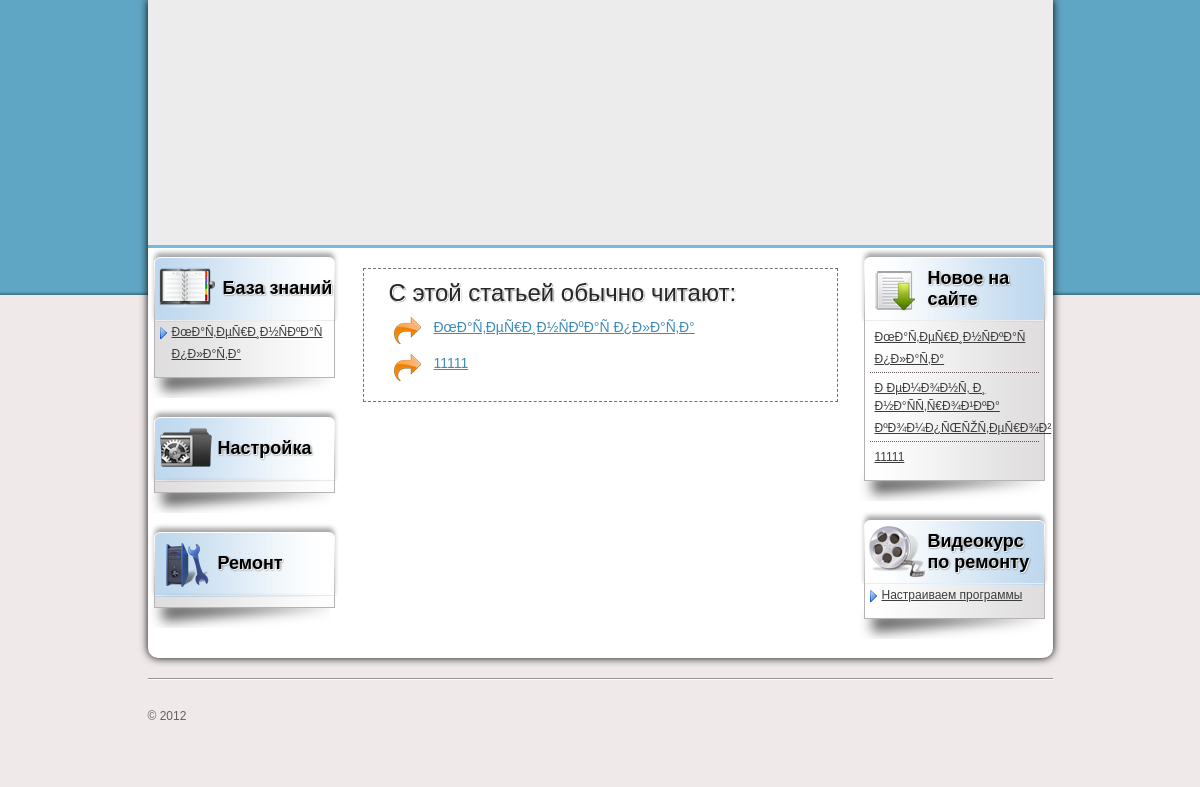
The page /article.php on the database as committed earlier.
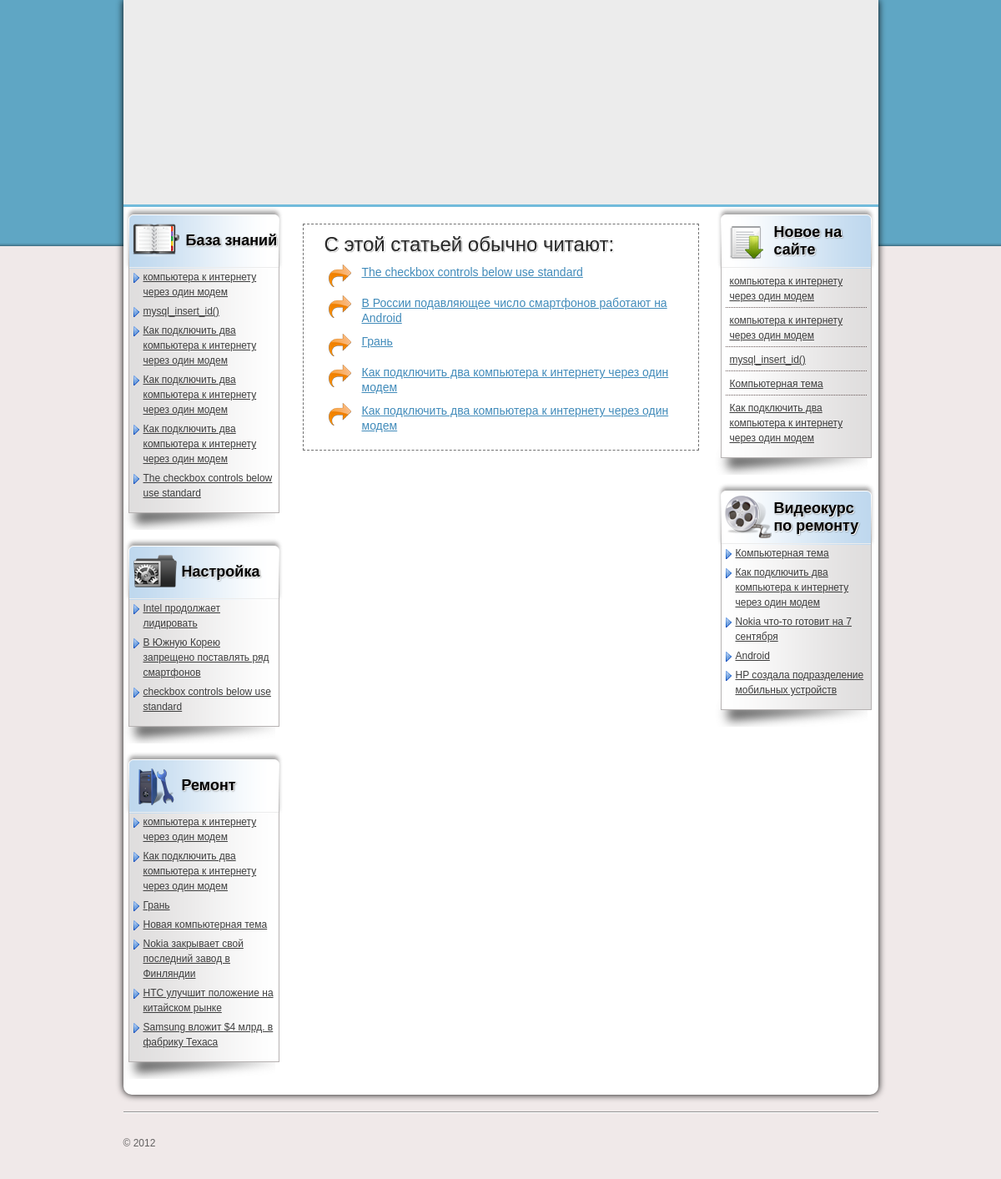
The same page on the database as committed later.
### tables this page shows
CREATE TABLE IF NOT EXISTS `pages` (
  `id` int(11) NOT NULL AUTO_INCREMENT,
  `title` varchar(300) NOT NULL,
  `content` text NOT NULL,
  `user_id` int(11) NOT NULL,
  `meta_title` varchar(300) DEFAULT NULL,
  `meta_keywords` varchar(300) DEFAULT NULL,
  `meta_desc` varchar(300) DEFAULT NULL,
  `link_text` varchar(150) DEFAULT NULL,
  `category_id` int(11) NOT NULL,
  PRIMARY KEY (`id`),
  KEY `user_id_FK_1` (`user_id`),
  KEY `category_id_FK_3` (`category_id`)
);

### includes/functions.php (the view, shortened to what this page needs)
<?php
function escape($value) {
    $record = mysql_real_escape_string($value);
    return $record;
}
function query($value) {
    $sql = mysql_query($value);
    return $sql;
}
function recentArticles($node) {
	$sql = query("SELECT pages.id, pages.title FROM pages, categories where pages.category_id=categories.id AND pages.id!='".escape($node)."' AND categories.name_code!='home' order by rand() LIMIT 5");
	while($record = mysql_fetch_array($sql)) {
		$recentArticle = print '<li><a href="/article.php?node='.$record['id'].'">'.$record['title'].'</a></li>';
	}
	return $recentArticle;
}
function showKnowledgeArticles() {
	$sql = query("SELECT pages.id, pages.link_text FROM pages, categories WHERE pages.category_id = categories.id AND categories.name_code IN('".escape('knowledge_base')."') order by id desc");
	while($record = mysql_fetch_array($sql)) {
		$recentArticle = print '<li><a href="/article.php?node='.$record['id'].'">'.$record['link_text'].'</a></li>';
	}
	return $recentArticle;
}
function showSettingArticles() {
	$sql = query("SELECT pages.* FROM pages, categories where pages.category_id=categories.id AND categories.name_code IN('".escape('setting')."') order by id desc");
	while($record = mysql_fetch_array($sql)) {
		$recentArticle = print '<li><a href="/article.php?node='.$record['id'].'">'.$record['link_text'].'</a></li>';
	}
	return $recentArticle;
}
function showRepairArticles() {
	$sql = query("SELECT pages.* FROM pages, categories where pages.category_id=categories.id AND categories.name_code IN('".escape('repair')."') order by id desc");
	while($record = mysql_fetch_array($sql)) {
		$recentArticle = print '<li><a href="/article.php?node='.$record['id'].'">'.$record['link_text'].'</a></li>';
	}
	return $recentArticle;
}
function showVideoCourseArticles() {
	$sql = query("SELECT pages.* FROM pages, categories where pages.category_id=categories.id AND categories.name_code IN('".escape('video_course')."') order by id desc");
	while($record = mysql_fetch_array($sql)) {
		$recentArticle = print '<li><a href="/article.php?node='.$record['id'].'">'.$record['link_text'].'</a></li>';
	}
	return $recentArticle;
}
function lastArticles($node) {
	$sql = query("SELECT * FROM pages where id!='".$node."' order by id desc LIMIT 5");
	while($record = mysql_fetch_array($sql)) {
		$useful = print '<li><a href="article.php?node='.$record['id'].'">'.$record['title'].'</a></li>';
	}
	return $useful;
}
?>

### article.php (shortened to what this page needs)
<!DOCTYPE html>
<?php include ('includes/functions.php'); ?>
<html><head><meta http-equiv="Content-Type" content="text/html; charset=windows-1251">
<link rel="stylesheet" href="../css/style.css" type="text/css">
<link rel="stylesheet" href="../css/reset.css" type="text/css">
</head>
<body>
    <div class="wrap">
        <div class="wraper">
            <?php include('includes/header.php'); ?>
            <div class="content-wrap clearfix">
				<div class="content">
					<div class="text">
						<?php include('includes/recent.php'); ?>
					</div>
				</div>
				<?php include('includes/left-sidebar.php'); ?>
				<?php include('includes/right-sidebar.php'); ?>
			</div>
		</div>
		<?php include('includes/footer.php'); ?>
    </div>
</body>
</html>

### includes/header.php
<div class="header"></div>

### includes/recent.php
<div class="article">
	<h2>С этой статьей обычно читают:</h2>
	<ul>
		<?php recentArticles($node); ?>
	</ul>
</div>

### includes/left-sidebar.php
<div class="sidebar left-sidebar">
	<div class="sidebar-block base">
		<h2>
			<span>
				 База знаний
			</span>
		</h2>
		<ul>
			<?php showKnowledgeArticles(); ?>
		</ul>
		<div class="sidebar-shadow"></div>
	</div>
	<div class="sidebar-block setting">
		<h2>
			<span>
				Настройка
			</span>
		</h2>
		<ul>
			<?php showSettingArticles(); ?>
		</ul>
		<div class="sidebar-shadow"></div>
	</div>
	<div class="sidebar-block repair">
		<h2>
			<span>Ремонт</span>
		</h2>
		<ul>
			<?php showRepairArticles(); ?>
		</ul>
		<div class="sidebar-shadow"></div>
	</div>
</div>

### includes/right-sidebar.php
<div class="sidebar right-sidebar">
	<div class="sidebar-block new">
		<h2>
			<span>Новое на сайте</span>
		</h2>
		<ul>
			<?php lastArticles($node); ?>
		</ul>
		<div class="sidebar-shadow"></div>
	</div>
	<div class="sidebar-block video">
		<h2>
			<span>Видеокурс по ремонту</span>
		</h2>
		<ul>
			<?php showVideoCourseArticles(); ?>
		</ul>
		<div class="sidebar-shadow"></div>
	</div>
</div>

### includes/footer.php
<div class="footer clear">
	<div class="footer-wrap">
		<p class="copy">© 2012</p>
</div>

### css/style.css (style rules this page uses)
body { background: #f0e9e9 url(../images/main_bg.png) repeat-x !important; text-align: center; font-family: arial; }
li, h1, h2 { text-align: left; }
.wrap { width: 905px; margin: auto; position: relative; }
.wraper { position: relative; z-index: 2; width: 100%; background: #fff; -moz-border-radius: 0 0 10px 10px; -webkit-border-radius: 0 0 10px 10px; border-radius: 0 0 10px 10px; -moz-box-shadow: 0 0 8px #000; -webkit-box-shadow: 0 0 8px #000; box-shadow: 0 0 8px #000; }
.header { position: relative; width: 100%; height: 245px; background: #ececec; border-bottom: 3px solid #71bbdb; }
.content-wrap { padding: 0 195px; }
.content { float: left; width: 100%; }
.text { padding: 20px; }
.text h2 { font-size: 18px; color: #660000; text-shadow: 1px 1px 0 #fff, 1px 1px 1px #000; }
.text a { color: #000; }
.article { padding: 10px 25px; border: 1px dashed #727272; }
.article h2 { color: #272727; font-size: 24px; font-weight: normal; }
.article ul { margin-top: 10px; }
.article ul li { background: url(../images/article_arrow.png) no-repeat 5px 0; padding-left: 45px; margin-bottom: 10px; min-height: 27px; }
.article ul li a { font-size: 14px; color: #418bba; }
.sidebar { width: 195px; float: left; position: relative; }
.left-sidebar { margin-left: -100%; right: 195px; }
.right-sidebar { margin-right: -100%; right: 0; }
.sidebar-block { padding-bottom: 30px; position: relative; }
.sidebar-block h2 { color: #010000; font-size: 18px; width: 100%; height: 64px; padding: 10px 0 0 10px; background-repeat: no-repeat; overflow: hidden; text-shadow: 1px 1px 0 #FFFFFF, 1px 1px 2px #3F3F3F; }
.left-sidebar .sidebar-block h2 { background-image: url(../images/sidebar_title_bg_left.png); }
.right-sidebar .sidebar-block h2 { background-image: url(../images/sidebar_title_bg_right.png); }
.sidebar-block h2 span { background: url(../images/sidebar_icons.png) no-repeat; display: table-cell; vertical-align: middle; padding-left: 60px; height: 61px; width: 115px; }
.sidebar-block.base h2 span { background-position: 0 0; }
.sidebar-block.setting h2 span { background-position: 0 -61px; }
.sidebar-block.repair h2 span { background-position: 0 -122px; }
.sidebar-block.new h2 span { background-position: 0 -183px; }
.sidebar-block.video h2 span { background-position: 0 -244px; }
.sidebar-block ul { margin-left: 6px; border: 1px solid #B6B2B2; padding-bottom: 10px; border-top: none; width: 179px; position: relative; z-index: 2; }
.left-sidebar .sidebar-block ul { background: url(../images/sidebar_content_bg_left.png) repeat-y; }
.right-sidebar .sidebar-block ul { background: url(../images/sidebar_content_bg_right.png) repeat-y; }
.sidebar-block ul li { background: url(../images/sidebar_arrow.png) no-repeat 0 5px; margin: 0 5px 5px 5px; padding-left: 12px; }
.sidebar-block.new ul li { background: none; margin: 0 5px; padding: 5px; border-top: 1px dotted #685858; }
.sidebar-block.new ul li:first-child { border: none; }
.sidebar-block ul a { font-size: 12px; color: #3d3d3d; }
.sidebar-shadow { background: url(../images/sidebar_b_shadow_left.png) no-repeat; bottom: 10px; left: 0; height: 35px; position: absolute; width: 185px; z-index: 1; }
.clear { clear: both; }
.footer { position: relative; margin-top: 20px; border-top: 1px solid #959595; height: 80px; }
.footer-wrap { border-top: 1px solid #fff; }
.footer .copy { position: absolute; top: 30px; left: 0; color: #636161; font-size: 12px; }

Rows that differ between the two databases and show on the page:
removed pages: title "ÐœÐ°Ñ‚ÐµÑ€Ð¸Ð½ÑÐºÐ°Ñ Ð¿Ð»Ð°Ñ‚Ð°", link_text "ÐœÐ°Ñ‚ÐµÑ€Ð¸Ð½ÑÐºÐ°Ñ Ð¿Ð»Ð°Ñ‚Ð°"
removed pages: title "11111", link_text "Настраиваем программы"
removed pages: title "Ð ÐµÐ¼Ð¾Ð½Ñ‚ Ð¸ Ð½Ð°ÑÑ‚Ñ€Ð¾Ð¹ÐºÐ° ÐºÐ¾Ð¼Ð¿ÑŒÑŽÑ‚ÐµÑ€Ð¾Ð²", shown under "Новое на сайте"
added pages: title "The checkbox controls below use standard", link_text "The checkbox controls below use standard"
added pages: title "В России подавляющее число смартфонов работают на Android", link_text "Android"
added pages: title "Грань", link_text "Грань"
added pages: title "Как подключить два компьютера к интернету через один модем", link_text "Как подключить два компьютера к интернету через один модем"
added pages: title "Как подключить два компьютера к интернету через один модем", link_text "Как подключить два компьютера к интернету через один модем"
added pages: link_text "компьютера к интернету через один модем", title "компьютера к интернету через один модем"
added pages: link_text "mysql_insert_id()", title "mysql_insert_id()"
added pages: link_text "Как подключить два компьютера к интернету через один модем", shown under "База знаний"
added pages: link_text "Как подключить два компьютера к интернету через один модем", shown under "База знаний"
added pages: link_text "Intel продолжает лидировать", shown under "Настройка"
added pages: link_text "В Южную Корею запрещено поставлять ряд смартфонов", shown under "Настройка"
added pages: link_text "checkbox controls below use standard", shown under "Настройка"
added pages: link_text "компьютера к интернету через один модем", title "компьютера к интернету через один модем"
added pages: link_text "Новая компьютерная тема", shown under "Ремонт"
added pages: link_text "Nokia закрывает свой последний завод в Финляндии", shown under "Ремонт"
added pages: link_text "HTC улучшит положение на китайском рынке", shown under "Ремонт"
added pages: link_text "Samsung вложит $4 млрд. в фабрику Техаса", shown under "Ремонт"
added pages: title "Компьютерная тема", link_text "Компьютерная тема"
added pages: title "Как подключить два компьютера к интернету через один модем", link_text "Как подключить два компьютера к интернету через один модем"
added pages: link_text "Nokia что-то готовит на 7 сентября", shown under "Видеокурс по ремонту"
added pages: link_text "HP создала подразделение мобильных устройств", shown under "Видеокурс по ремонту"
